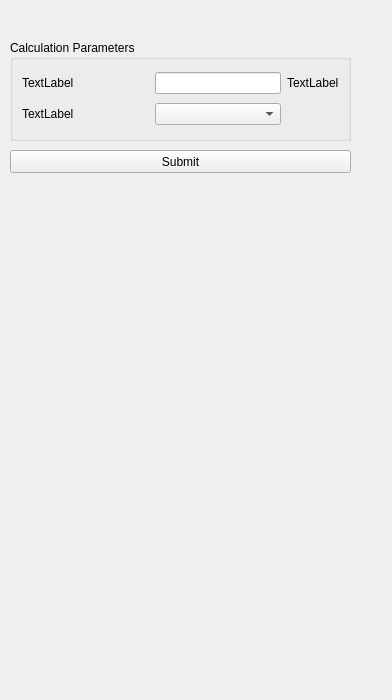
<?xml version="1.0" encoding="UTF-8"?>
<ui version="4.0">
 <class>Form</class>
 <widget class="QWidget" name="Form">
  <property name="enabled">
   <bool>true</bool>
  </property>
  <property name="geometry">
   <rect>
    <x>0</x>
    <y>0</y>
    <width>392</width>
    <height>700</height>
   </rect>
  </property>
  <property name="sizePolicy">
   <sizepolicy hsizetype="Maximum" vsizetype="Maximum">
    <horstretch>0</horstretch>
    <verstretch>0</verstretch>
   </sizepolicy>
  </property>
  <property name="maximumSize">
   <size>
    <width>3200</width>
    <height>5000</height>
   </size>
  </property>
  <property name="windowTitle">
   <string>Form</string>
  </property>
  <widget class="QGroupBox" name="groupBox">
   <property name="geometry">
    <rect>
     <x>10</x>
     <y>40</y>
     <width>341</width>
     <height>101</height>
    </rect>
   </property>
   <property name="sizePolicy">
    <sizepolicy hsizetype="Fixed" vsizetype="Fixed">
     <horstretch>0</horstretch>
     <verstretch>0</verstretch>
    </sizepolicy>
   </property>
   <property name="autoFillBackground">
    <bool>true</bool>
   </property>
   <property name="title">
    <string>Calculation Parameters</string>
   </property>
   <layout class="QHBoxLayout" name="horizontalLayout">
    <item>
     <layout class="QGridLayout" name="gridLayout">
      <item row="0" column="3">
       <widget class="QLabel" name="u1">
        <property name="sizePolicy">
         <sizepolicy hsizetype="Fixed" vsizetype="Preferred">
          <horstretch>0</horstretch>
          <verstretch>0</verstretch>
         </sizepolicy>
        </property>
        <property name="text">
         <string>TextLabel</string>
        </property>
       </widget>
      </item>
      <item row="1" column="2">
       <widget class="QComboBox" name="cb2">
        <property name="sizePolicy">
         <sizepolicy hsizetype="Preferred" vsizetype="Fixed">
          <horstretch>0</horstretch>
          <verstretch>0</verstretch>
         </sizepolicy>
        </property>
       </widget>
      </item>
      <item row="0" column="0">
       <widget class="QLabel" name="l1">
        <property name="sizePolicy">
         <sizepolicy hsizetype="Preferred" vsizetype="Fixed">
          <horstretch>0</horstretch>
          <verstretch>0</verstretch>
         </sizepolicy>
        </property>
        <property name="text">
         <string>TextLabel</string>
        </property>
       </widget>
      </item>
      <item row="0" column="2">
       <widget class="QLineEdit" name="le1">
        <property name="enabled">
         <bool>true</bool>
        </property>
        <property name="sizePolicy">
         <sizepolicy hsizetype="Preferred" vsizetype="Fixed">
          <horstretch>0</horstretch>
          <verstretch>0</verstretch>
         </sizepolicy>
        </property>
       </widget>
      </item>
      <item row="1" column="0">
       <widget class="QLabel" name="l2">
        <property name="text">
         <string>TextLabel</string>
        </property>
       </widget>
      </item>
     </layout>
    </item>
   </layout>
  </widget>
  <widget class="QPushButton" name="btn">
   <property name="geometry">
    <rect>
     <x>10</x>
     <y>150</y>
     <width>341</width>
     <height>23</height>
    </rect>
   </property>
   <property name="sizePolicy">
    <sizepolicy hsizetype="Fixed" vsizetype="Fixed">
     <horstretch>0</horstretch>
     <verstretch>0</verstretch>
    </sizepolicy>
   </property>
   <property name="text">
    <string>Submit</string>
   </property>
  </widget>
 </widget>
 <resources/>
 <connections/>
</ui>
